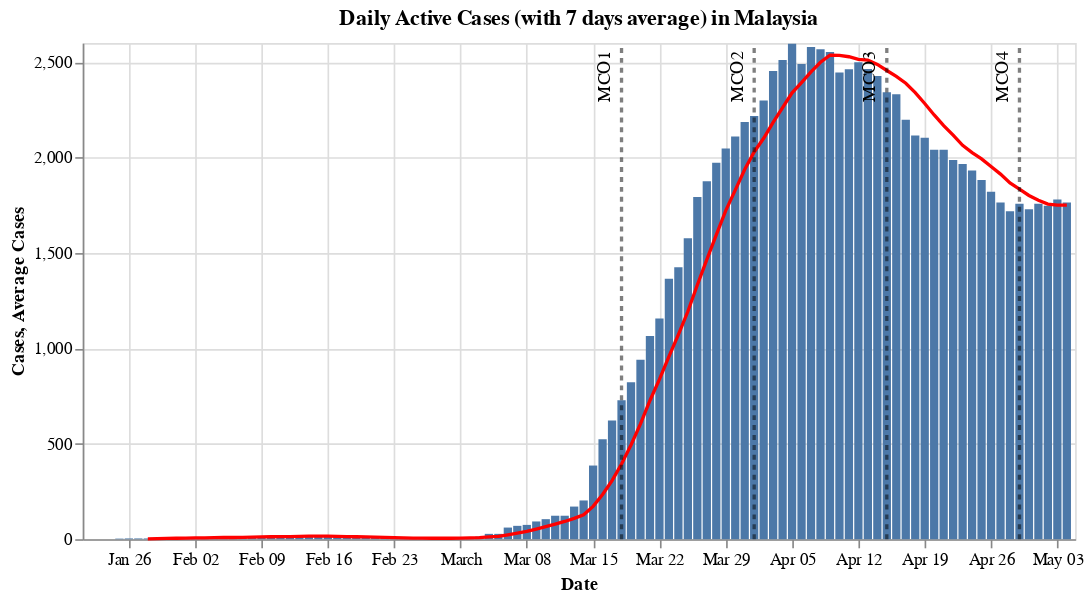

Notebook code for this chart:
### Code cell
#hide_input
#@title Plot remaining active cases
rolling_window = 7
_data = my_cases['active'].copy()
_data['Average Cases'] = round(_data['Cases'].rolling(window=rolling_window).mean(),0)
_plot_bar = alt.Chart(_data).mark_bar().encode(
    x='Date:T',
    y='Cases:Q',
    tooltip = list(_data)
)

_plot_line = alt.Chart(_data).mark_line(color = 'red').encode(
    x='Date:T',
    y='Average Cases:Q',
    tooltip = list(_data)
)

(_plot_bar + _plot_line + _plot_mco_date(round(_plot_bar.data['Cases'].max() / 100, 1) * 100)).properties(
    title = f'Daily Active Cases (with {rolling_window} days average) in Malaysia',
    width = 600
)

### Figure 1 — Vega-Lite specification as saved in the notebook (floating-point values rounded to 4 significant figures)
{"config": {"view": {"continuousWidth": 400, "continuousHeight": 300}}, "layer": [{"mark": "bar", "encoding": {"tooltip": [{"type": "temporal", "field": "Date"}, {"type": "quantitative", "field": "Cases"}, {"type": "quantitative", "field": "Average Cases"}], "x": {"type": "temporal", "field": "Date"}, "y": {"type": "quantitative", "field": "Cases"}}}, {"mark": {"type": "line", "color": "red"}, "encoding": {"tooltip": [{"type": "temporal", "field": "Date"}, {"type": "quantitative", "field": "Cases"}, {"type": "quantitative", "field": "Average Cases"}], "x": {"type": "temporal", "field": "Date"}, "y": {"type": "quantitative", "field": "Average Cases"}}}, {"layer": [{"mark": {"type": "line", "color": "black", "opacity": 0.5, "strokeDash": [3, 3]}, "encoding": {"x": {"type": "temporal", "field": "Date"}, "y": {"type": "quantitative", "field": "Cases"}}}, {"mark": {"type": "text", "angle": 270, "dx": -20, "dy": -10, "text": "MCO1"}, "encoding": {"x": {"type": "temporal", "field": "Date"}, "y": {"type": "quantitative", "field": "Cases"}}, "transform": [{"filter": "(datum['Cases'] > 0)"}]}, {"layer": [{"mark": {"type": "line", "color": "black", "opacity": 0.5, "strokeDash": [3, 3]}, "encoding": {"x": {"type": "temporal", "field": "Date"}, "y": {"type": "quantitative", "field": "Cases"}}}, {"mark": {"type": "text", "angle": 270, "dx": -20, "dy": -10, "text": "MCO2"}, "encoding": {"x": {"type": "temporal", "field": "Date"}, "y": {"type": "quantitative", "field": "Cases"}}, "transform": [{"filter": "(datum['Cases'] > 0)"}]}], "data": {"name": "data-3a075f72741d2e3bdc55c02e72de2f61"}}, {"layer": [{"mark": {"type": "line", "color": "black", "opacity": 0.5, "strokeDash": [3, 3]}, "encoding": {"x": {"type": "temporal", "field": "Date"}, "y": {"type": "quantitative", "field": "Cases"}}}, {"mark": {"type": "text", "angle": 270, "dx": -20, "dy": -10, "text": "MCO3"}, "encoding": {"x": {"type": "temporal", "field": "Date"}, "y": {"type": "quantitative", "field": "Cases"}}, "transform": [{"filter": "(datum['Cases'] > 0)"}]}], "data": {"name": "data-fee2f3445b4c24838a4c897ff1d838b7"}}, {"layer": [{"mark": {"type": "line", "color": "black", "opacity": 0.5, "strokeDash": [3, 3]}, "encoding": {"x": {"type": "temporal", "field": "Date"}, "y": {"type": "quantitative", "field": "Cases"}}}, {"mark": {"type": "text", "angle": 270, "dx": -20, "dy": -10, "text": "MCO4"}, "encoding": {"x": {"type": "temporal", "field": "Date"}, "y": {"type": "quantitative", "field": "Cases"}}, "transform": [{"filter": "(datum['Cases'] > 0)"}]}], "data": {"name": "data-d8a0e58d6d6cfb89815b4b3460d71747"}}], "data": {"name": "data-1dfca912951a44ecff547335531f3c60"}}], "data": {"name": "data-8dae92733f1c93d645e7d8f47325dc91"}, "title": "Daily Active Cases (with 7 days average) in Malaysia", "width": 600, "$schema": "https://vega.github.io/schema/vega-lite/v4.8.1.json", "datasets": {"data-8dae92733f1c93d645e7d8f47325dc91": [{"Date": "2020-01-22T00:00:00", "Cases": 0, "Average Cases": null}, {"Date": "2020-01-23T00:00:00", "Cases": 0, "Average Cases": null}, {"Date": "2020-01-24T00:00:00", "Cases": 0, "Average Cases": null}, {"Date": "2020-01-25T00:00:00", "Cases": 3, "Average Cases": null}, {"Date": "2020-01-26T00:00:00", "Cases": 4, "Average Cases": null}, {"Date": "2020-01-27T00:00:00", "Cases": 4, "Average Cases": null}, {"Date": "2020-01-28T00:00:00", "Cases": 4, "Average Cases": 2.0}, {"Date": "2020-01-29T00:00:00", "Cases": 7, "Average Cases": 3.0}, {"Date": "2020-01-30T00:00:00", "Cases": 8, "Average Cases": 4.0}, {"Date": "2020-01-31T00:00:00", "Cases": 8, "Average Cases": 5.0}, {"Date": "2020-02-01T00:00:00", "Cases": 8, "Average Cases": 6.0}, {"Date": "2020-02-02T00:00:00", "Cases": 8, "Average Cases": 7.0}, {"Date": "2020-02-03T00:00:00", "Cases": 8, "Average Cases": 7.0}, {"Date": "2020-02-04T00:00:00", "Cases": 10, "Average Cases": 8.0}, {"Date": "2020-02-05T00:00:00", "Cases": 12, "Average Cases": 9.0}, {"Date": "2020-02-06T00:00:00", "Cases": 12, "Average Cases": 9.0}, {"Date": "2020-02-07T00:00:00", "Cases": 11, "Average Cases": 10.0}, {"Date": "2020-02-08T00:00:00", "Cases": 15, "Average Cases": 11.0}, {"Date": "2020-02-09T00:00:00", "Cases": 15, "Average Cases": 12.0}, {"Date": "2020-02-10T00:00:00", "Cases": 17, "Average Cases": 13.0}, {"Date": "2020-02-11T00:00:00", "Cases": 15, "Average Cases": 14.0}, {"Date": "2020-02-12T00:00:00", "Cases": 15, "Average Cases": 14.0}, {"Date": "2020-02-13T00:00:00", "Cases": 16, "Average Cases": 15.0}, {"Date": "2020-02-14T00:00:00", "Cases": 16, "Average Cases": 16.0}, {"Date": "2020-02-15T00:00:00", "Cases": 15, "Average Cases": 16.0}, {"Date": "2020-02-16T00:00:00", "Cases": 15, "Average Cases": 16.0}, {"Date": "2020-02-17T00:00:00", "Cases": 15, "Average Cases": 15.0}, {"Date": "2020-02-18T00:00:00", "Cases": 9, "Average Cases": 14.0}, {"Date": "2020-02-19T00:00:00", "Cases": 7, "Average Cases": 13.0}, {"Date": "2020-02-20T00:00:00", "Cases": 7, "Average Cases": 12.0}, {"Date": "2020-02-21T00:00:00", "Cases": 7, "Average Cases": 11.0}, {"Date": "2020-02-22T00:00:00", "Cases": 7, "Average Cases": 10.0}, {"Date": "2020-02-23T00:00:00", "Cases": 7, "Average Cases": 8.0}, {"Date": "2020-02-24T00:00:00", "Cases": 4, "Average Cases": 7.0}, {"Date": "2020-02-25T00:00:00", "Cases": 4, "Average Cases": 6.0}, {"Date": "2020-02-26T00:00:00", "Cases": 4, "Average Cases": 6.0}, {"Date": "2020-02-27T00:00:00", "Cases": 5, "Average Cases": 5.0}, {"Date": "2020-02-28T00:00:00", "Cases": 5, "Average Cases": 5.0}, {"Date": "2020-02-29T00:00:00", "Cases": 7, "Average Cases": 5.0}, {"Date": "2020-03-01T00:00:00", "Cases": 11, "Average Cases": 6.0}, {"Date": "2020-03-02T00:00:00", "Cases": 11, "Average Cases": 7.0}, {"Date": "2020-03-03T00:00:00", "Cases": 14, "Average Cases": 8.0}, {"Date": "2020-03-04T00:00:00", "Cases": 28, "Average Cases": 12.0}, {"Date": "2020-03-05T00:00:00", "Cases": 28, "Average Cases": 15.0}, {"Date": "2020-03-06T00:00:00", "Cases": 61, "Average Cases": 23.0}, {"Date": "2020-03-07T00:00:00", "Cases": 70, "Average Cases": 32.0}, {"Date": "2020-03-08T00:00:00", "Cases": 75, "Average Cases": 41.0}, {"Date": "2020-03-09T00:00:00", "Cases": 93, "Average Cases": 53.0}, {"Date": "2020-03-10T00:00:00", "Cases": 105, "Average Cases": 66.0}, {"Date": "2020-03-11T00:00:00", "Cases": 123, "Average Cases": 79.0}, {"Date": "2020-03-12T00:00:00", "Cases": 123, "Average Cases": 93.0}, {"Date": "2020-03-13T00:00:00", "Cases": 171, "Average Cases": 109.0}, {"Date": "2020-03-14T00:00:00", "Cases": 203, "Average Cases": 128.0}, {"Date": "2020-03-15T00:00:00", "Cases": 386, "Average Cases": 172.0}, {"Date": "2020-03-16T00:00:00", "Cases": 524, "Average Cases": 234.0}, {"Date": "2020-03-17T00:00:00", "Cases": 622, "Average Cases": 307.0}, {"Date": "2020-03-18T00:00:00", "Cases": 728, "Average Cases": 394.0}, {"Date": "2020-03-19T00:00:00", "Cases": 823, "Average Cases": 494.0}, {"Date": "2020-03-20T00:00:00", "Cases": 940, "Average Cases": 604.0}, {"Date": "2020-03-21T00:00:00", "Cases": 1065, "Average Cases": 727.0}, {"Date": "2020-03-22T00:00:00", "Cases": 1157, "Average Cases": 837.0}, {"Date": "2020-03-23T00:00:00", "Cases": 1365, "Average Cases": 957.0}, {"Date": "2020-03-24T00:00:00", "Cases": 1425, "Average Cases": 1072.0}, {"Date": "2020-03-25T00:00:00", "Cases": 1577, "Average Cases": 1193.0}, {"Date": "2020-03-26T00:00:00", "Cases": 1793, "Average Cases": 1332.0}, {"Date": "2020-03-27T00:00:00", "Cases": 1876, "Average Cases": 1465.0}, {"Date": "2020-03-28T00:00:00", "Cases": 1973, "Average Cases": 1595.0}, {"Date": "2020-03-29T00:00:00", "Cases": 2047, "Average Cases": 1722.0}, {"Date": "2020-03-30T00:00:00", "Cases": 2110, "Average Cases": 1829.0}, {"Date": "2020-03-31T00:00:00", "Cases": 2186, "Average Cases": 1937.0}, {"Date": "2020-04-01T00:00:00", "Cases": 2218, "Average Cases": 2029.0}, {"Date": "2020-04-02T00:00:00", "Cases": 2299, "Average Cases": 2101.0}, {"Date": "2020-04-03T00:00:00", "Cases": 2453, "Average Cases": 2184.0}, {"Date": "2020-04-04T00:00:00", "Cases": 2511, "Average Cases": 2261.0}, {"Date": "2020-04-05T00:00:00", "Cases": 2596, "Average Cases": 2339.0}, {"Date": "2020-04-06T00:00:00", "Cases": 2490, "Average Cases": 2393.0}, {"Date": "2020-04-07T00:00:00", "Cases": 2579, "Average Cases": 2449.0}, {"Date": "2020-04-08T00:00:00", "Cases": 2567, "Average Cases": 2499.0}, {"Date": "2020-04-09T00:00:00", "Cases": 2553, "Average Cases": 2536.0}, {"Date": "2020-04-10T00:00:00", "Cases": 2446, "Average Cases": 2535.0}, {"Date": "2020-04-11T00:00:00", "Cases": 2462, "Average Cases": 2528.0}, {"Date": "2020-04-12T00:00:00", "Cases": 2499, "Average Cases": 2514.0}, {"Date": "2020-04-13T00:00:00", "Cases": 2464, "Average Cases": 2510.0}, {"Date": "2020-04-14T00:00:00", "Cases": 2427, "Average Cases": 2488.0}, {"Date": "2020-04-15T00:00:00", "Cases": 2342, "Average Cases": 2456.0}, {"Date": "2020-04-16T00:00:00", "Cases": 2332, "Average Cases": 2425.0}, {"Date": "2020-04-17T00:00:00", "Cases": 2198, "Average Cases": 2389.0}, {"Date": "2020-04-18T00:00:00", "Cases": 2115, "Average Cases": 2340.0}, {"Date": "2020-04-19T00:00:00", "Cases": 2103, "Average Cases": 2283.0}, {"Date": "2020-04-20T00:00:00", "Cases": 2041, "Average Cases": 2223.0}, {"Date": "2020-04-21T00:00:00", "Cases": 2041, "Average Cases": 2167.0}, {"Date": "2020-04-22T00:00:00", "Cases": 1987, "Average Cases": 2117.0}, {"Date": "2020-04-23T00:00:00", "Cases": 1966, "Average Cases": 2064.0}, {"Date": "2020-04-24T00:00:00", "Cases": 1932, "Average Cases": 2026.0}, {"Date": "2020-04-25T00:00:00", "Cases": 1882, "Average Cases": 1993.0}, {"Date": "2020-04-26T00:00:00", "Cases": 1820, "Average Cases": 1953.0}, {"Date": "2020-04-27T00:00:00", "Cases": 1764, "Average Cases": 1913.0}, {"Date": "2020-04-28T00:00:00", "Cases": 1719, "Average Cases": 1867.0}, {"Date": "2020-04-29T00:00:00", "Cases": 1758, "Average Cases": 1834.0}, {"Date": "2020-04-30T00:00:00", "Cases": 1729, "Average Cases": 1801.0}, {"Date": "2020-05-01T00:00:00", "Cases": 1758, "Average Cases": 1776.0}, {"Date": "2020-05-02T00:00:00", "Cases": 1747, "Average Cases": 1756.0}, {"Date": "2020-05-03T00:00:00", "Cases": 1780, "Average Cases": 1751.0}, {"Date": "2020-05-04T00:00:00", "Cases": 1764, "Average Cases": 1751.0}], "data-1dfca912951a44ecff547335531f3c60": [{"Date": "2020-03-18", "Cases": 0.0}, {"Date": "2020-03-18", "Cases": 2600.0}], "data-3a075f72741d2e3bdc55c02e72de2f61": [{"Date": "2020-04-01", "Cases": 0.0}, {"Date": "2020-04-01", "Cases": 2600.0}], "data-fee2f3445b4c24838a4c897ff1d838b7": [{"Date": "2020-04-15", "Cases": 0.0}, {"Date": "2020-04-15", "Cases": 2600.0}], "data-d8a0e58d6d6cfb89815b4b3460d71747": [{"Date": "2020-04-29", "Cases": 0.0}, {"Date": "2020-04-29", "Cases": 2600.0}]}}
